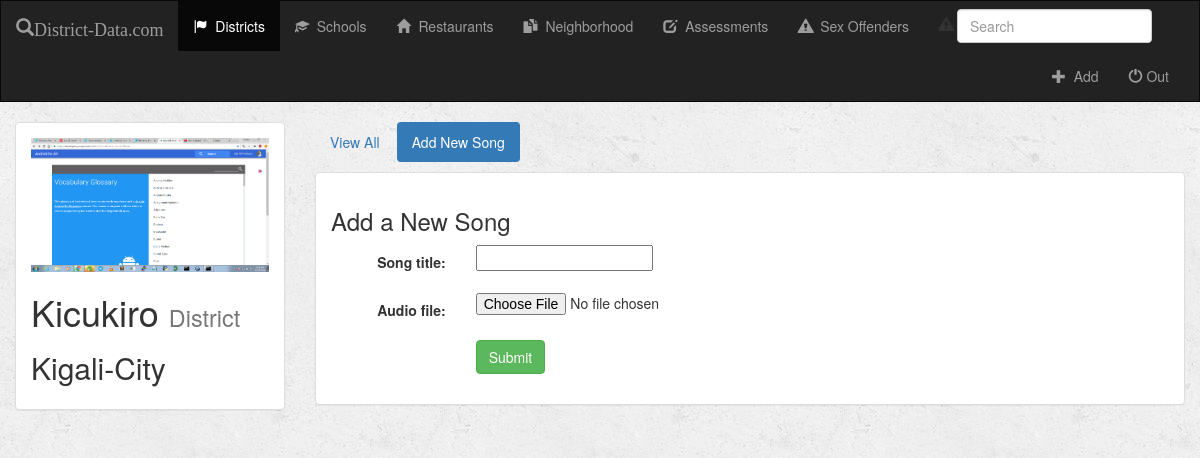
Screenshot of /district/1/create_song/ with the database file from the repository.
### district/models.py (models this page shows)
class Album(models.Model):
    user = models.ForeignKey(User, default=1)
    artist = models.CharField(max_length=250)
    album_title = models.CharField(max_length=500)
    genre = models.CharField(max_length=100)
    album_logo = models.FileField()
    is_favorite = models.BooleanField(default=False)
    def __str__(self):
        return self.album_title + ' - ' + self.artist

### district/views.py (the view, shortened to what this page needs)
# urls.py: url(r'^(?P<album_id>[0-9]+)/create_song/$', views.create_song, name='create_song'),
def create_song(request, album_id):
    form = SongForm(request.POST or None, request.FILES or None)
    album = get_object_or_404(Album, pk=album_id)
    context = {
        'album': album,
        'form': form,
    }
    return render(request, 'district/create_song.html', context)

### district/forms.py
class SongForm(forms.ModelForm):
    class Meta:
        model = Song
        fields = ['song_title', 'audio_file']

### district/templates/district/create_song.html (shortened to what this page needs)
{% extends 'district/base.html' %}
{% block albums_active %}active{% endblock %}
{% block body %}
<div class="container-fluid">
    <div class="row">
        <div class="col-sm-4 col-md-3">
            <div class="panel panel-default">
                <div class="panel-body">
                        <a href="{% url 'district:detail' album.id %}">
                            {% if album.album_logo %}
                                <img src="{{ album.album_logo.url }}" class="img-responsive">
                            {% else %}
                                <h3>No image to display</h3>
                            {% endif %}
                        </a>
                    <h1>{{ album.album_title }} <small>{{ album.genre }}</small></h1>
                    <h2>{{ album.artist }}</h2>
                </div>
            </div>
        </div>
        <div class="col-sm-8 col-md-9">
            <ul class="nav nav-pills" style="margin-bottom: 10px;">
                <li role="presentation"><a href="{% url 'district:detail' album.id %}">View All</a></li>
                <li role="presentation" class="active"><a href="{% url 'district:create_song' album.id %}">Add New Song</a></li>
            </ul>
            <div class="panel panel-default">
                <div class="panel-body">
                    <h3>Add a New Song</h3>
                    <form class="form-horizontal" role="form" action="" method="post" enctype="multipart/form-data">
                        {% include 'district/form_template.html' %}
                        <div class="form-group">
                            <div class="col-sm-offset-2 col-sm-10">
                                <button type="submit" class="btn btn-success">Submit</button>
                            </div>
                        </div>
                    </form>
                </div>
            </div>
        </div>
    </div>
</div>
{% endblock %}

### district/static/district/style.css (style rules this page uses)
body { background: white url("images/background.png"); }

### rows the page displays
Album: album_logo (picture), album_title "Kicukiro", genre "District", artist "Kigali-City"

### other values shown
{{ field.label_tag }} "Song title:" "Audio file:"
